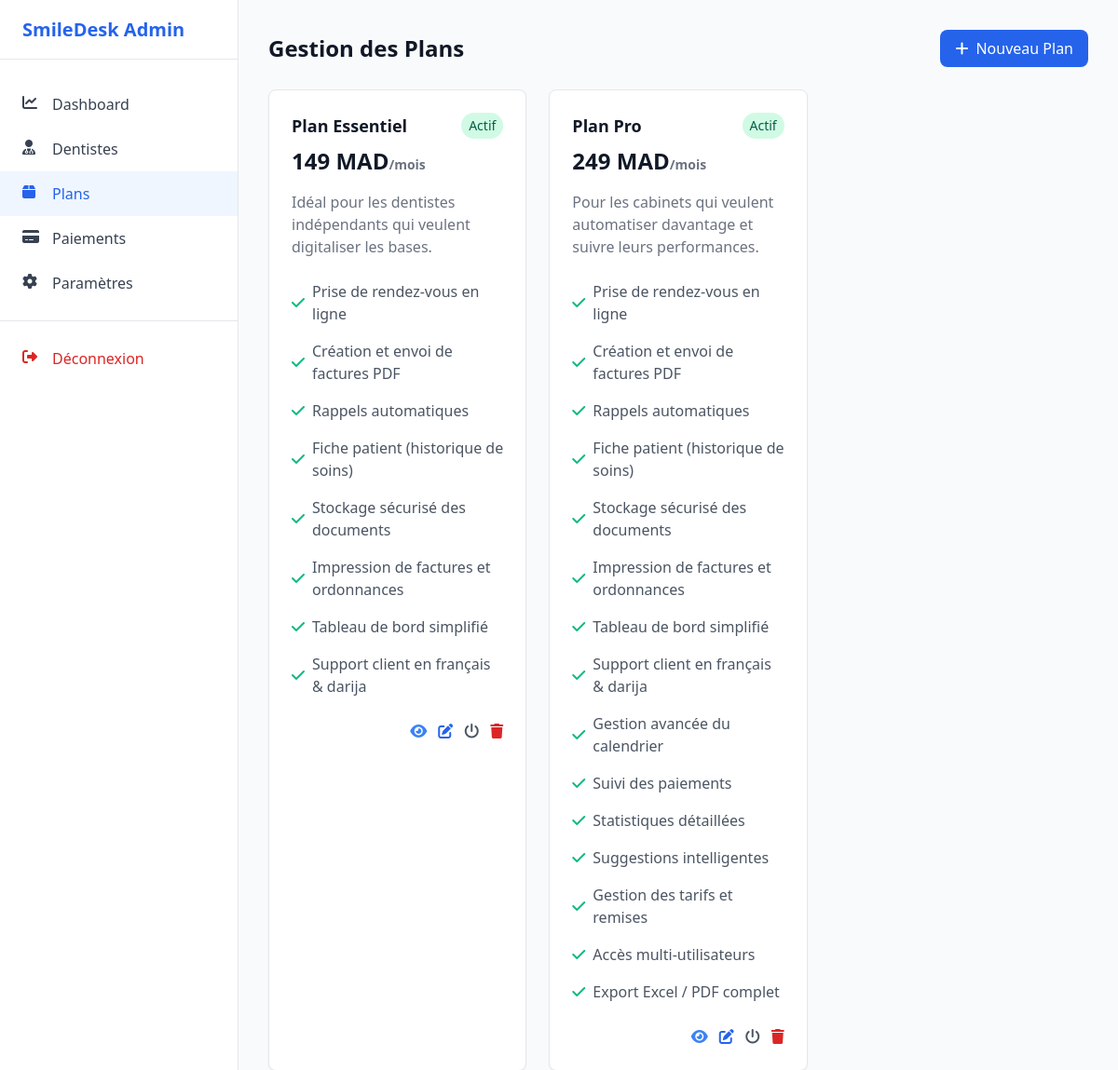
The page /admin/plans.php (signed in) on the database its author committed.
### tables this page shows
CREATE TABLE `subscription_plans` (
  `id` int(11) NOT NULL,
  `name` varchar(100) NOT NULL,
  `description` text DEFAULT NULL,
  `duration_months` int(11) NOT NULL,
  `price` decimal(10,2) NOT NULL,
  `features` longtext DEFAULT NULL CHECK (json_valid(`features`)),
  `is_active` tinyint(1) DEFAULT 1,
  `created_at` timestamp NULL DEFAULT current_timestamp()
);

### admin/plans.php (the view, shortened to what this page needs)
<?php
require_once '../dashboard/config/database.php';
$plans = $pdo->query("SELECT * FROM subscription_plans ORDER BY price ASC")->fetchAll();
?>
<!DOCTYPE html>
<html lang="fr">
<head>
    <link href="https://cdn.jsdelivr.net/npm/tailwindcss@2.2.19/dist/tailwind.min.css" rel="stylesheet">
    <link rel="stylesheet" href="https://cdnjs.cloudflare.com/ajax/libs/font-awesome/6.4.0/css/all.min.css">
</head>
<body class="bg-gray-50">
    <div class="flex h-screen">
        <?php include 'includes/sidebar.php'; ?>
        <main class="ml-64 flex-1 p-8">
            <div class="flex justify-between items-center mb-6">
                <h1 class="text-2xl font-semibold text-gray-900">Gestion des Plans</h1>
                <button onclick="openPlanModal()" class="bg-blue-600 text-white px-4 py-2 rounded-lg hover:bg-blue-700">
                    <i class="fas fa-plus mr-2"></i>Nouveau Plan
                </button>
            </div>
            <div class="grid grid-cols-1 md:grid-cols-2 lg:grid-cols-3 gap-6">
                <?php foreach ($plans as $plan): ?>
                    <div class="bg-white rounded-lg shadow-sm border border-gray-200">
                        <div class="p-6">
                            <div class="flex justify-between items-start">
                                <h3 class="text-lg font-semibold text-gray-900"><?= htmlspecialchars($plan['name']) ?></h3>
                                <span class="inline-flex px-2 py-1 text-sm rounded-full <?= $plan['is_active'] ? 'bg-green-100 text-green-800' : 'bg-red-100 text-red-800' ?>">
                                    <?= $plan['is_active'] ? 'Actif' : 'Inactif' ?>
                                </span>
                            </div>
                            <p class="mt-2 text-2xl font-bold text-gray-900">
                                <?= number_format($plan['price'], 0, '', ' ') ?> MAD<span class="text-sm text-gray-500">/mois</span>
                            </p>
                            <p class="mt-4 text-gray-500"><?= htmlspecialchars($plan['description']) ?></p>
                            <div class="mt-6 space-y-4">
                                <?php
                                $features = json_decode($plan['features'], true);
                                if (is_array($features)):
                                    foreach ($features as $feature):
                                ?>
                                    <div class="flex items-center">
                                        <i class="fas fa-check text-green-500 mr-2"></i>
                                        <span class="text-gray-600"><?= htmlspecialchars($feature) ?></span>
                                    </div>
                                <?php
                                    endforeach;
                                endif;
                                ?>
                            </div>
                            <div class="mt-6 flex justify-end space-x-3">
                                <button onclick="viewPlan(<?= $plan['id'] ?>)" class="text-blue-500 hover:text-blue-700" title="Voir">
                                    <i class="fas fa-eye"></i>
                                </button>
                                <button onclick="editPlan(<?= $plan['id'] ?>)" class="text-blue-600 hover:text-blue-800" title="Modifier">
                                    <i class="fas fa-edit"></i>
                                </button>
                                <button onclick="togglePlanStatus(<?= $plan['id'] ?>)" class="text-gray-600 hover:text-gray-800" title="Activer/Désactiver">
                                    <i class="fas fa-power-off"></i>
                                </button>
                                <button onclick="deletePlan(<?= $plan['id'] ?>)" class="text-red-600 hover:text-red-800" title="Supprimer">
                                    <i class="fas fa-trash"></i>
                                </button>
                            </div>
                        </div>
                    </div>
                <?php endforeach; ?>
            </div>
        </main>
    </div>
</body>
</html>

### rows shown on the page
subscription_plans: name "Plan Essentiel", is_active "Actif", price "149", description "Idéal pour les dentistes indépendants qui veulent digitaliser les bases.", features "Prise de rendez-vous en ligne", features "Création et envoi de factures PDF", features "Rappels automatiques", features "Fiche patient (historique de soins)", features "Stockage sécurisé des documents", features "Impression de factures et ordonnances", features "Tableau de bord simplifié", features "Support client en français & darija"
subscription_plans: name "Plan Pro", is_active "Actif", price "249", description "Pour les cabinets qui veulent automatiser davantage et suivre leurs performances.", features "Prise de rendez-vous en ligne", features "Création et envoi de factures PDF", features "Rappels automatiques", features "Fiche patient (historique de soins)", features "Stockage sécurisé des documents", features "Impression de factures et ordonnances", features "Tableau de bord simplifié", features "Support client en français & darija", features "Gestion avancée du calendrier", features "Suivi des paiements", features "Statistiques détaillées", features "Suggestions intelligentes", features "Gestion des tarifs et remises", features "Accès multi-utilisateurs", features "Export Excel / PDF complet"
